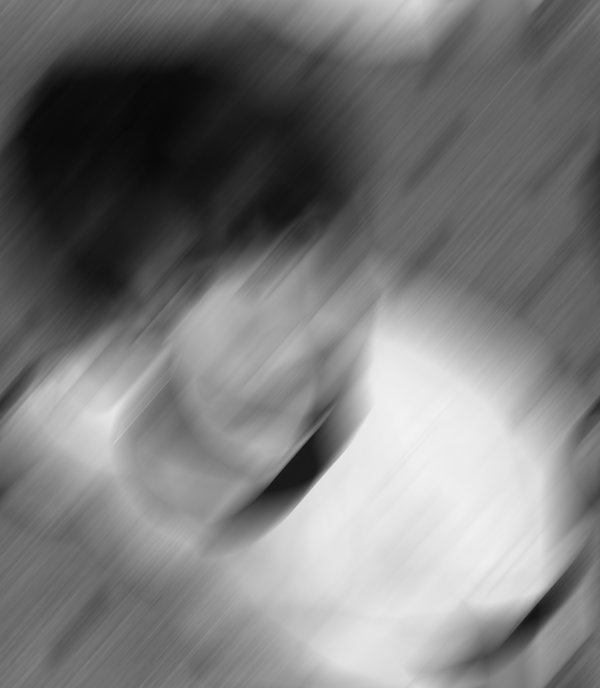
#> input picture data/boy-blurred.tif, 600 x 688 px
$ python main.py   (older library calls are emulated)
#> lines starting #> are read from the running program, lines starting #| are printed output that depends on the picture; after the words box and inside, x2 and y2 are one past the last pixel; in counts of white or black regions, pixels touching at a corner belong together
#> in run_restoration, blurred_image is the input picture: shape (688, 600); min 8, max 242, mean 122.3
### image_restoration.py
import numpy as np
import cv2
import matplotlib.pyplot as plt


class ImageRestoration:
    """图像复原处理类"""

    @staticmethod
    def get_motion_psf(img, angle, dist):
        """生成运动模糊的点扩散函数(PSF)"""
#> called with angle = 49, dist = 91
        x_center = img.shape[0] // 2
#> x_center = 344
        y_center = img.shape[1] // 2
#> y_center = 300
        sin_val = np.sin(angle * np.pi / 180)
        cos_val = np.cos(angle * np.pi / 180)
        PSF = np.zeros(img.shape[:2])

        for i in range(dist):
            x_offset = round(sin_val * i)
            y_offset = round(cos_val * i)
            if (x_center - x_offset >= 0 and x_center - x_offset < img.shape[0] and
                    y_center + y_offset >= 0 and y_center + y_offset < img.shape[1]):
                PSF[int(x_center - x_offset), int(y_center + y_offset)] = 1
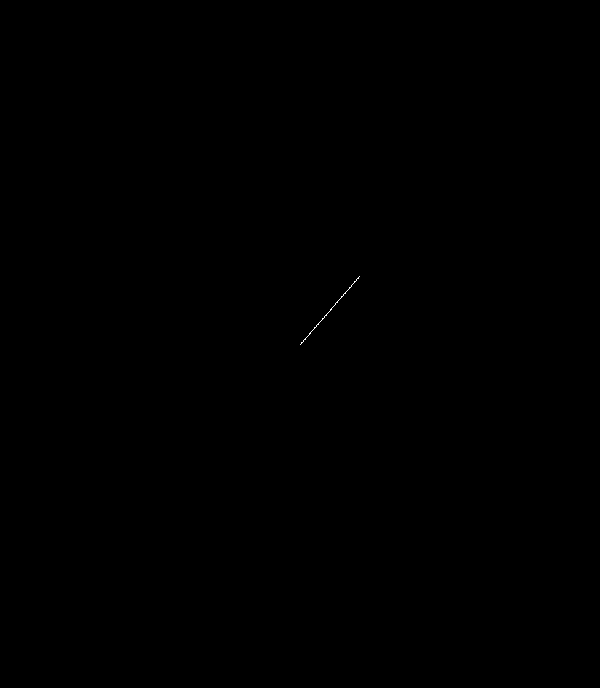
#> PSF: shape (688, 600) float64; values 0 (black) and 1 (white), 0.02% white in thin lines or dots, all inside (x1, y1, x2, y2) = (300, 276, 360, 345)
        return PSF / PSF.sum()

    @staticmethod
    def wiener_filter(img, PSF, eps, K):
        """维纳滤波"""
        fft_img = np.fft.fft2(img)
        fft_PSF = np.fft.fft2(PSF) + eps
        fft_wiener = np.conj(fft_PSF) / (np.abs(fft_PSF) ** 2 + K)
        img_wiener_filter = np.fft.ifft2(fft_img * fft_wiener)
        img_wiener_filter = np.abs(np.fft.fftshift(img_wiener_filter))
        return img_wiener_filter

    @staticmethod
    def inverse_filter(img, PSF, eps=1e-1):
        """逆滤波"""
#> called with eps = 0.1
        fft_img = np.fft.fft2(img)
        fft_PSF = np.fft.fft2(PSF) + eps
        img_inverse_filter = np.fft.ifft2(fft_img / fft_PSF)
        img_inverse_filter = np.abs(np.fft.fftshift(img_inverse_filter))
        return img_inverse_filter

    @staticmethod
    def least_squares_filter(img, PSF, eps=1e-3):
        """最小二乘滤波（伪逆滤波）"""
#> called with eps = 0.001
        fft_img = np.fft.fft2(img)
        fft_PSF = np.fft.fft2(PSF) + eps
        fft_ls = np.conj(fft_PSF) / (np.abs(fft_PSF) ** 2 + eps)
        img_least_squares = np.fft.ifft2(fft_img * fft_ls)
        img_least_squares = np.abs(np.fft.fftshift(img_least_squares))
        return img_least_squares

    @staticmethod
    def histogram_equalization(img):
        """直方图均衡化"""
        return cv2.equalizeHist(img)

    @staticmethod
    def calculate_sharpness(image):
        """计算图像清晰度（基于梯度）"""
        gradient_x = cv2.Sobel(image, cv2.CV_64F, 1, 0, ksize=3)
        gradient_y = cv2.Sobel(image, cv2.CV_64F, 0, 1, ksize=3)
        gradient_magnitude = np.sqrt(gradient_x ** 2 + gradient_y ** 2)
        return np.mean(gradient_magnitude)

    @staticmethod
    def evaluate_image_quality(image, title):
        """评估图像质量"""
        sharpness = ImageRestoration.calculate_sharpness(image)
        print(f"{title} - 清晰度: {sharpness:.4f}")
        return sharpness

    @staticmethod
    def run_restoration():
        """运行图像复原处理"""
        # 读取模糊图像
        blurred_image = cv2.imread("data/boy-blurred.tif", 0)

        # 模糊方向和长度
        angle = 49  # 模糊方向（49度）
        length = 91  # 模糊长度（91像素）

        # 生成PSF
        PSF = ImageRestoration.get_motion_psf(blurred_image, angle, length)

        # 应用逆滤波
        img_inverse_filter = ImageRestoration.inverse_filter(blurred_image, PSF)

        # 应用最小二乘滤波
        img_least_squares = ImageRestoration.least_squares_filter(blurred_image, PSF)

        # 应用维纳滤波
        img_wiener_filter = ImageRestoration.wiener_filter(blurred_image, PSF, eps=1e-3, K=0.000005)

        # 归一化维纳滤波图像
        img_wiener_filter = cv2.normalize(img_wiener_filter, None, 0, 255, cv2.NORM_MINMAX)
        img_wiener_filter = img_wiener_filter.astype(np.uint8)

        # 对维纳滤波图像应用直方图均衡化
        img_wiener_equalized = ImageRestoration.histogram_equalization(img_wiener_filter)

        # 确保所有图像都是uint8类型
        img_inverse_filter = cv2.normalize(img_inverse_filter, None, 0, 255, cv2.NORM_MINMAX).astype(np.uint8)
        img_least_squares = cv2.normalize(img_least_squares, None, 0, 255, cv2.NORM_MINMAX).astype(np.uint8)

        # 评估图像质量
        ImageRestoration.evaluate_image_quality(blurred_image, "模糊图像")
#> in evaluate_image_quality, `sharpness = ImageRestoration.calculate_sharpness(image)`: sharpness = 12.22
#| 模糊图像 - 清晰度: 12.2187
        ImageRestoration.evaluate_image_quality(img_inverse_filter, "逆滤波图像")
#| 逆滤波图像 - 清晰度: 34.2198
        ImageRestoration.evaluate_image_quality(img_least_squares, "最小二乘滤波图像")
#| 最小二乘滤波图像 - 清晰度: 37.2785
        ImageRestoration.evaluate_image_quality(img_wiener_filter, "维纳滤波图像")
#> in calculate_sharpness (call 4), `gradient_y = cv2.Sobel(image, cv2.CV_64F, 0, 1, ksize=3)`:
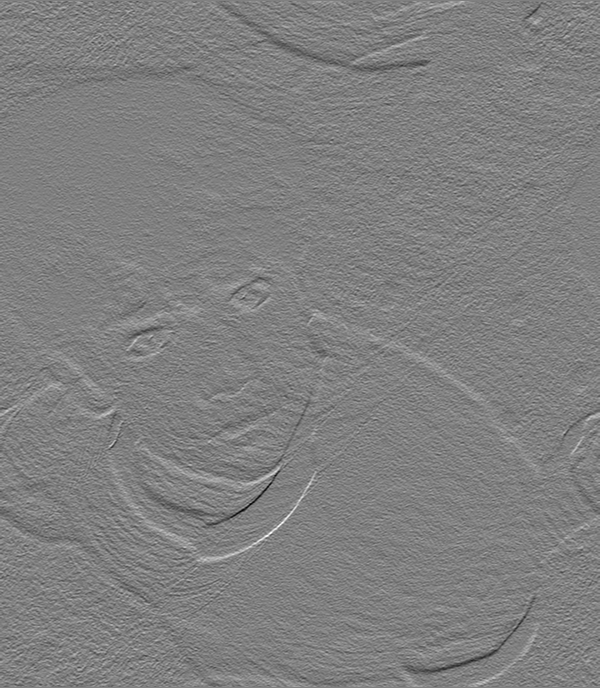
#> gradient_y: shape (688, 600) float64; min -602, max 596, mean 0; drawn with min black and max white
#> in calculate_sharpness (call 4), `gradient_magnitude = np.sqrt(gradient_x ** 2 + gradient_y ** 2)`:
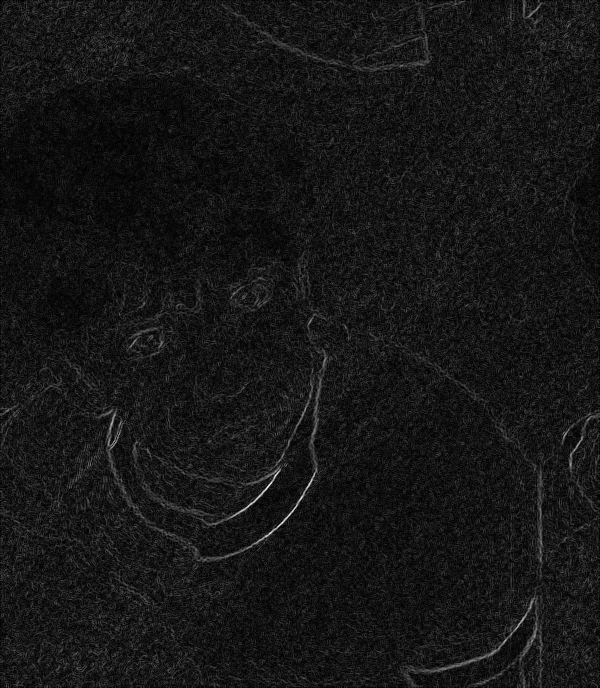
#> gradient_magnitude: shape (688, 600) float64; min 0, max 849.2, mean 75.6; drawn with min black and max white
#| 维纳滤波图像 - 清晰度: 75.6408
        ImageRestoration.evaluate_image_quality(img_wiener_equalized, "维纳滤波+直方图均衡化图像")
#| 维纳滤波+直方图均衡化图像 - 清晰度: 102.2973

        # 显示图像
        plt.figure(figsize=(15, 10))

        plt.subplot(2, 3, 1)
        plt.imshow(blurred_image, cmap='gray')
        plt.title('模糊图像')
        plt.axis('off')

        plt.subplot(2, 3, 2)
        plt.imshow(img_inverse_filter, cmap='gray')
        plt.title('逆滤波')
        plt.axis('off')

        plt.subplot(2, 3, 3)
        plt.imshow(img_least_squares, cmap='gray')
        plt.title('最小二乘滤波')
        plt.axis('off')

        plt.subplot(2, 3, 4)
        plt.imshow(img_wiener_filter, cmap='gray')
        plt.title('维纳滤波')
        plt.axis('off')

        plt.subplot(2, 3, 5)
        plt.imshow(img_wiener_equalized, cmap='gray')
        plt.title('维纳滤波+直方图均衡化')
        plt.axis('off')

        plt.tight_layout()
        plt.show()

        return {
            'blurred': blurred_image,
            'inverse': img_inverse_filter,
            'least_squares': img_least_squares,
            'wiener': img_wiener_filter,
            'wiener_equalized': img_wiener_equalized
        }

### image_segmentation.py
import cv2
import numpy as np
import matplotlib.pyplot as plt


class ImageSegmentation:
    """图像分割处理类"""

    @staticmethod
    def detect_edge_touching_circles(img_path):
        """检测接触边界的圆"""
#> called with img_path = 'data/circles.tif'
        img_original = cv2.imread(img_path, cv2.IMREAD_COLOR)
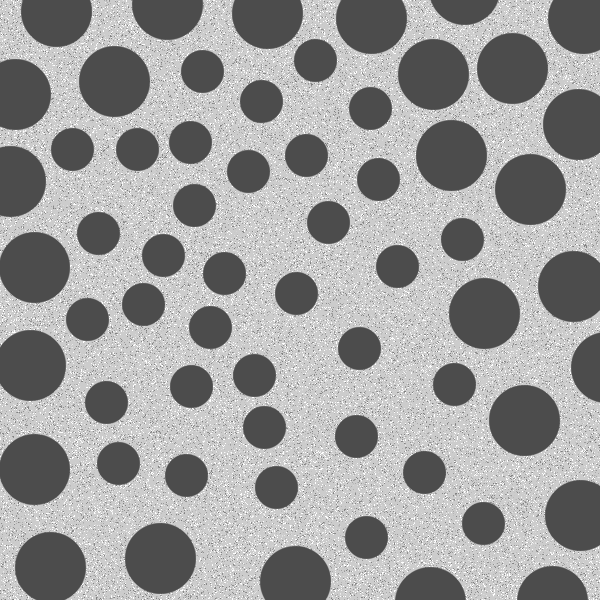
#> input picture data/circles.tif, 600 x 600 px
#> img_original is the input picture: shape (600, 600, 3); min 76, max 255, mean 155.3
        img_gray = cv2.cvtColor(img_original, cv2.COLOR_BGR2GRAY)
        img_denoised = cv2.medianBlur(img_gray, 5)

        edges = cv2.Canny(img_denoised, threshold1=30, threshold2=100)
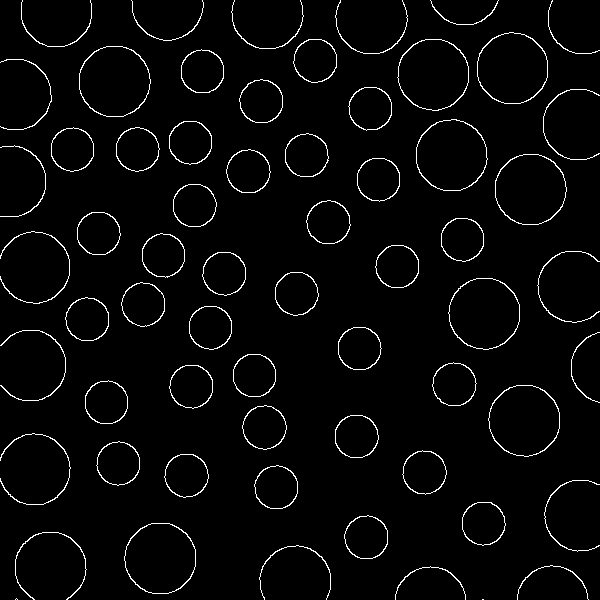
#> edges: shape (600, 600); 3% white in thin lines or dots
        contours, _ = cv2.findContours(edges, cv2.RETR_EXTERNAL, cv2.CHAIN_APPROX_SIMPLE)
#> contours = 63 contours, 3 with area under 20; largest, box (x1, y1, x2, y2) and area: (416, 119, 488, 191) 3978, (124, 523, 196, 594) 3974, (79, 46, 151, 117) 3972, (397, 39, 469, 111) 3972, (488, 385, 560, 457) 3970

        edge_touching_circles = []
        for contour in contours:
            approx = cv2.approxPolyDP(contour, 0.001 * cv2.arcLength(contour, True), True)
            if len(approx) > 8:
                (x, y), radius = cv2.minEnclosingCircle(contour)
                center = (int(x), int(y))
                radius = int(radius)

                if (x - radius < 0 or x + radius >= img_gray.shape[1] or
                        y - radius < 0 or y + radius >= img_gray.shape[0]):
                    edge_touching_circles.append((center, radius))
                    cv2.circle(img_original, center, 2, (0, 255, 0), 3)
                    cv2.circle(img_original, center, radius, (0, 0, 255), 2)
#> this loop made 63 passes
#> (x, y, radius, center) on passes 3, 4, 5, 6, 7, 9, 10, 11, 13, 14, 15, 17: (430, 596.5, 35, (430, 596)), (552.5, 596.5, 35, (552, 596)), (294.9, 580.7, 36, (294, 580)), (49.99, 567, 36, (49, 566)), (160, 558, 36, (159, 558)), (483, 522.8, 22, (483, 522)), (580.1, 514.9, 36, (580, 514)), (275.9, 487.1, 22, (275, 487)), (424, 472, 22, (424, 471)), (118, 463.1, 22, (117, 463)), (33.92, 469.1, 36, (33, 469)), (264, 427, 22, (263, 426))
#> (x, y, radius) on passes 8, 12, 16, 23, 28, 37: (366, 537, 22), (186, 475, 22), (356, 436, 22), (598, 367, 35), (143, 304, 22), (98, 233, 22)
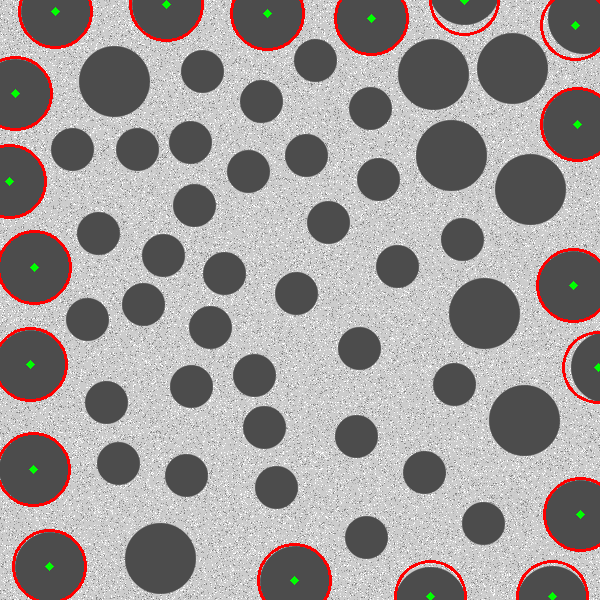
#> img_original: shape (600, 600, 3); 2.53% of pixels changed, all inside (x1, y1, x2, y2) = (0, 0, 600, 600)
#> after the loop, edge_touching_circles = 19 items

        plt.figure(figsize=(15, 5))
        images = [img_gray, edges, img_original]
        titles = ['原始图像', 'Canny边缘', '接触边界的圆']

        for i in range(3):
            plt.subplot(1, 3, i + 1)
            plt.imshow(cv2.cvtColor(images[i], cv2.COLOR_BGR2RGB) if i != 1 else images[i], cmap='gray')
            plt.title(titles[i])
            plt.axis('off')

        plt.tight_layout()
        plt.show()
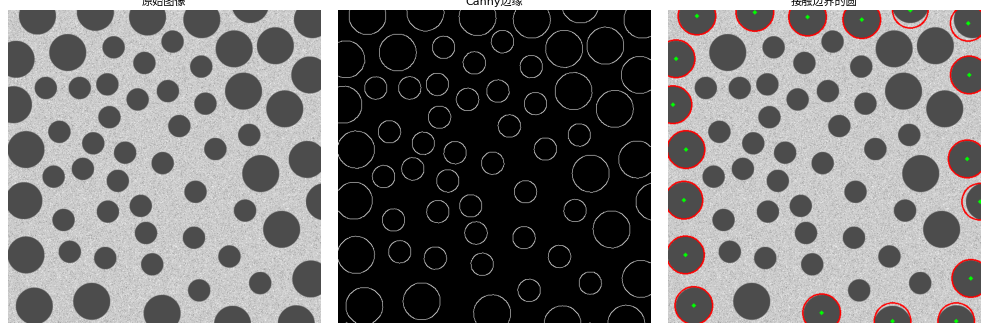
#> figure drawn by matplotlib, 3 panels

        return edge_touching_circles

    @staticmethod
    def detect_small_circles(img_path):
        """检测小圆"""
        img_original = cv2.imread(img_path, cv2.IMREAD_COLOR)
        img_gray = cv2.cvtColor(img_original, cv2.COLOR_BGR2GRAY)
        img_denoised = cv2.medianBlur(img_gray, 5)

        circles = cv2.HoughCircles(img_denoised, cv2.HOUGH_GRADIENT, dp=1.2, minDist=50,
                                   param1=100, param2=50, minRadius=20, maxRadius=30)

        if circles is not None:
            circles = np.uint16(np.around(circles))
            for i in circles[0, :]:
                x, y, r = i[0], i[1], i[2]
                if (x - r >= 0 and x + r < img_gray.shape[1] and
                        y - r >= 0 and y + r < img_gray.shape[0]):
                    cv2.circle(img_original, (x, y), 2, (0, 255, 0), 3)
                    cv2.circle(img_original, (x, y), r, (0, 0, 255), 2)

        plt.figure(figsize=(15, 5))
        images = [img_gray, img_denoised, img_original]
        titles = ['原始图像', '去噪图像（中值滤波）', '检测到的小圆']

        for i in range(3):
            plt.subplot(1, 3, i + 1)
            plt.imshow(cv2.cvtColor(images[i], cv2.COLOR_BGR2RGB) if i != 1 else images[i], cmap='gray')
            plt.title(titles[i])
            plt.axis('off')

        plt.tight_layout()
        plt.show()

        return circles

    # [52 lines left out: function morphological_operations, not called in this run]

    @staticmethod
    def run_segmentation():
        """运行图像分割处理"""
        print("处理 circles.tif 图像...")
        edge_circles = ImageSegmentation.detect_edge_touching_circles('data/circles.tif')
#> edge_circles = 19 items
        print(f"检测到 {len(edge_circles)} 个接触边界的圆")
#| 检测到 19 个接触边界的圆

        print("\n处理 FigP0934.tif 图像...")
        small_circles = ImageSegmentation.detect_small_circles('data/FigP0934.tif')
        print(f"检测到 {len(small_circles[0]) if small_circles is not None else 0} 个小圆")

        print("\n应用形态学操作...")
        result_img = ImageSegmentation.morphological_operations('data/FigP0934.tif')

        return {
            'edge_circles': edge_circles,
            'small_circles': small_circles,
            'morphological_result': result_img
        }

### main.py
import argparse
from image_restoration import ImageRestoration
from image_segmentation import ImageSegmentation


def main():
    parser = argparse.ArgumentParser(description='图像处理项目：复原与分割')
    parser.add_argument('--restoration', action='store_true', help='运行图像复原')
    parser.add_argument('--segmentation', action='store_true', help='运行图像分割')
    parser.add_argument('--all', action='store_true', help='运行所有处理')

    args = parser.parse_args()

    if args.all or (not args.restoration and not args.segmentation):
        # 默认运行所有处理
        args.restoration = True
        args.segmentation = True

    if args.restoration:
        print("=" * 50)
        print("开始图像复原处理")
        print("=" * 50)
        ImageRestoration.run_restoration()

    if args.segmentation:
        print("=" * 50)
        print("开始图像分割处理")
        print("=" * 50)
        ImageSegmentation.run_segmentation()


if __name__ == "__main__":
#> (the run stopped early here; a loop or call above may not have finished)
